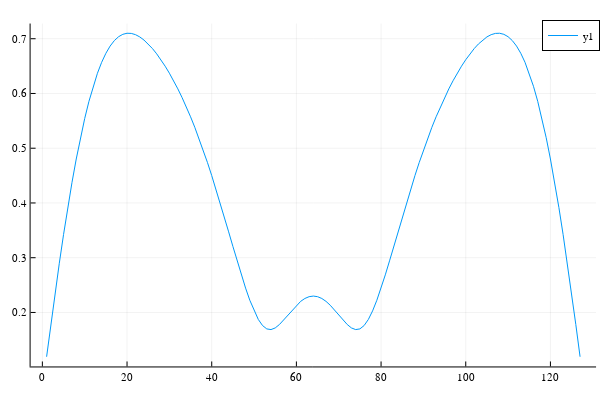

Notebook cell for this chart:
### Code cell
plot(abs.(F.vectors[:, 4]))

### Figure 1 — Plotly figure (JSON) as saved in the notebook; plotly's stock layout.template omitted (floating-point values rounded to 4 significant figures)
{"data": [{"colorbar": {"len": 0.9525, "title": "", "x": 0.9934, "y": 0.5139}, "legendgroup": "y1", "line": {"color": "rgba(0, 154, 250, 1.000)", "dash": "solid", "shape": "linear", "width": 1}, "mode": "lines", "name": "y1", "showlegend": true, "type": "scatter", "x": [1, 2, 3, 4, 5, 6, 7, 8, 9, 10, 11, 12, 13, 14, 15, 16, 17, 18, 19, 20, 21, 22, 23, 24, 25, 26, 27, 28, 29, 30, 31, 32, 33, 34, 35, 36, 37, 38, 39, 40, 41, 42, 43, 44, 45, 46, 47, 48, 49, 50, 51, 52, 53, 54, 55, 56, 57, 58, 59, 60, 61, 62, 63, 64, 65, 66, 67, 68, 69, 70, 71, 72, 73, 74, 75, 76, 77, 78, 79, 80, 81, 82, 83, 84, 85, 86, 87, 88, 89, 90, 91, 92, 93, 94, 95, 96, 97, 98, 99, 100, 101, 102, 103, 104, 105, 106, 107, 108, 109, 110, 111, 112, 113, 114, 115, 116, 117, 118, 119, 120, 121, 122, 123, 124, 125, 126, 127], "xaxis": "x", "y": [0.1191, 0.1779, 0.235, 0.2899, 0.3422, 0.3916, 0.4377, 0.4803, 0.5192, 0.5543, 0.5856, 0.6131, 0.6368, 0.6569, 0.6734, 0.6865, 0.6966, 0.7037, 0.7081, 0.71, 0.7097, 0.7074, 0.7033, 0.6976, 0.6905, 0.682, 0.6724, 0.6616, 0.6499, 0.637, 0.6232, 0.6084, 0.5925, 0.5755, 0.5574, 0.5382, 0.5178, 0.4963, 0.4737, 0.45, 0.4254, 0.3999, 0.3738, 0.3472, 0.3206, 0.2943, 0.2687, 0.2444, 0.2222, 0.2029, 0.1873, 0.1761, 0.17, 0.1687, 0.1717, 0.178, 0.1863, 0.1956, 0.2047, 0.2132, 0.2202, 0.2255, 0.2288, 0.2299, 0.2288, 0.2255, 0.2202, 0.2132, 0.2047, 0.1956, 0.1863, 0.178, 0.1717, 0.1687, 0.17, 0.1761, 0.1873, 0.2029, 0.2222, 0.2444, 0.2687, 0.2943, 0.3206, 0.3472, 0.3738, 0.3999, 0.4254, 0.45, 0.4737, 0.4963, 0.5178, 0.5382, 0.5574, 0.5755, 0.5925, 0.6084, 0.6232, 0.637, 0.6499, 0.6616, 0.6724, 0.682, 0.6905, 0.6976, 0.7033, 0.7074, 0.7097, 0.71, 0.7081, 0.7037, 0.6966, 0.6865, 0.6734, 0.6569, 0.6368, 0.6131, 0.5856, 0.5543, 0.5192, 0.4803, 0.4377, 0.3916, 0.3422, 0.2899, 0.235, 0.1779, 0.1191], "yaxis": "y"}], "layout": {"annotations": [], "height": 400, "legend": {"bgcolor": "rgba(255, 255, 255, 1.000)", "bordercolor": "rgba(0, 0, 0, 1.000)", "borderwidth": 1, "font": {"color": "rgba(0, 0, 0, 1.000)", "family": "sans-serif", "size": 11}, "title": {"font": {"color": "rgba(0, 0, 0, 1.000)", "family": "sans-serif", "size": 15}, "text": ""}, "tracegroupgap": 0, "traceorder": "normal", "x": 1, "xanchor": "auto", "y": 1, "yanchor": "auto"}, "margin": {"b": 20, "l": 0, "r": 0, "t": 20}, "paper_bgcolor": "rgba(255, 255, 255, 1.000)", "plot_bgcolor": "rgba(255, 255, 255, 1.000)", "showlegend": true, "width": 600, "xaxis": {"anchor": "y", "domain": [0.05101, 0.9934], "gridcolor": "rgba(0, 0, 0, 0.100)", "gridwidth": 0.5, "linecolor": "rgba(0, 0, 0, 1.000)", "mirror": false, "range": [-2.78, 130.8], "showgrid": true, "showline": true, "showticklabels": true, "tickangle": 0, "tickcolor": "rgb(0, 0, 0)", "tickfont": {"color": "rgba(0, 0, 0, 1.000)", "family": "sans-serif", "size": 11}, "tickmode": "array", "ticks": "inside", "ticktext": ["0", "20", "40", "60", "80", "100", "120"], "tickvals": [0, 20, 40, 60, 80, 100, 120], "title": "", "titlefont": {"color": "rgba(0, 0, 0, 1.000)", "family": "sans-serif", "size": 15}, "type": "-", "visible": true, "zeroline": false, "zerolinecolor": "rgba(0, 0, 0, 1.000)"}, "yaxis": {"anchor": "x", "domain": [0.03762, 0.9902], "gridcolor": "rgba(0, 0, 0, 0.100)", "gridwidth": 0.5, "linecolor": "rgba(0, 0, 0, 1.000)", "mirror": false, "range": [0.1014, 0.7277], "showgrid": true, "showline": true, "showticklabels": true, "tickangle": 0, "tickcolor": "rgb(0, 0, 0)", "tickfont": {"color": "rgba(0, 0, 0, 1.000)", "family": "sans-serif", "size": 11}, "tickmode": "array", "ticks": "inside", "ticktext": ["0.2", "0.3", "0.4", "0.5", "0.6", "0.7"], "tickvals": [0.2, 0.3, 0.4, 0.5, 0.6, 0.7], "title": "", "titlefont": {"color": "rgba(0, 0, 0, 1.000)", "family": "sans-serif", "size": 15}, "type": "-", "visible": true, "zeroline": false, "zerolinecolor": "rgba(0, 0, 0, 1.000)"}}}
